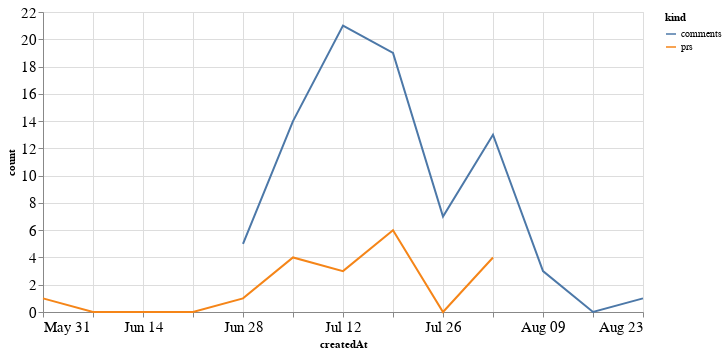

This figure's notebook cell:
### Code cell
alt.Chart(total_time, width=600).mark_line().encode(
    x='createdAt',
    y='count',
    color='kind'
)

### Figure 1 — Vega-Lite specification as saved in the notebook (floating-point values rounded to 4 significant figures)
{"config": {"axisLeft": {"labelFontSize": 15}, "axisBottom": {"labelFontSize": 15}}, "data": {"name": "data-b0f73ee46d5294fcde80c072e773aae7"}, "mark": "line", "encoding": {"color": {"type": "nominal", "field": "kind"}, "x": {"type": "temporal", "field": "createdAt"}, "y": {"type": "quantitative", "field": "count"}}, "width": 600, "$schema": "https://vega.github.io/schema/vega-lite/v4.8.1.json", "datasets": {"data-b0f73ee46d5294fcde80c072e773aae7": [{"createdAt": "2020-05-31T00:00:00", "kind": "prs", "count": 1.0}, {"createdAt": "2020-06-07T00:00:00", "kind": "prs", "count": 0.0}, {"createdAt": "2020-06-14T00:00:00", "kind": "prs", "count": 0.0}, {"createdAt": "2020-06-21T00:00:00", "kind": "prs", "count": 0.0}, {"createdAt": "2020-06-28T00:00:00", "kind": "prs", "count": 1.0}, {"createdAt": "2020-07-05T00:00:00", "kind": "prs", "count": 4.0}, {"createdAt": "2020-07-12T00:00:00", "kind": "prs", "count": 3.0}, {"createdAt": "2020-07-19T00:00:00", "kind": "prs", "count": 6.0}, {"createdAt": "2020-07-26T00:00:00", "kind": "prs", "count": 0.0}, {"createdAt": "2020-08-02T00:00:00", "kind": "prs", "count": 4.0}, {"createdAt": "2020-08-09T00:00:00", "kind": "prs", "count": null}, {"createdAt": "2020-08-16T00:00:00", "kind": "prs", "count": null}, {"createdAt": "2020-08-23T00:00:00", "kind": "prs", "count": null}, {"createdAt": "2020-05-31T00:00:00", "kind": "comments", "count": null}, {"createdAt": "2020-06-07T00:00:00", "kind": "comments", "count": null}, {"createdAt": "2020-06-14T00:00:00", "kind": "comments", "count": null}, {"createdAt": "2020-06-21T00:00:00", "kind": "comments", "count": null}, {"createdAt": "2020-06-28T00:00:00", "kind": "comments", "count": 5.0}, {"createdAt": "2020-07-05T00:00:00", "kind": "comments", "count": 14.0}, {"createdAt": "2020-07-12T00:00:00", "kind": "comments", "count": 21.0}, {"createdAt": "2020-07-19T00:00:00", "kind": "comments", "count": 19.0}, {"createdAt": "2020-07-26T00:00:00", "kind": "comments", "count": 7.0}, {"createdAt": "2020-08-02T00:00:00", "kind": "comments", "count": 13.0}, {"createdAt": "2020-08-09T00:00:00", "kind": "comments", "count": 3.0}, {"createdAt": "2020-08-16T00:00:00", "kind": "comments", "count": 0.0}, {"createdAt": "2020-08-23T00:00:00", "kind": "comments", "count": 1.0}]}}
